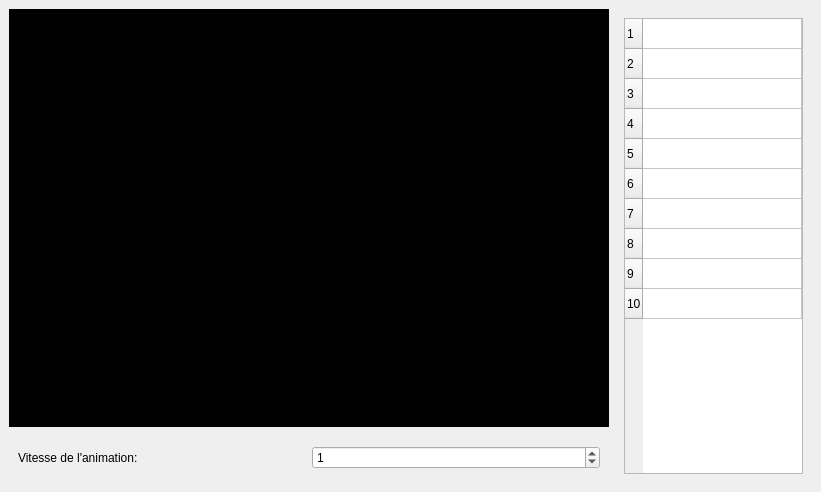
<?xml version="1.0" encoding="UTF-8"?>
<ui version="4.0">
 <class>MainWindow</class>
 <widget class="QMainWindow" name="MainWindow">
  <property name="geometry">
   <rect>
    <x>0</x>
    <y>0</y>
    <width>821</width>
    <height>492</height>
   </rect>
  </property>
  <property name="windowTitle">
   <string>MainWindow</string>
  </property>
  <widget class="QWidget" name="centralwidget">
   <layout class="QGridLayout" name="gridLayout">
    <item row="0" column="0" rowspan="2">
     <widget class="WidgetAnimation" name="sfw_animation" native="true">
      <property name="enabled">
       <bool>true</bool>
      </property>
      <property name="minimumSize">
       <size>
        <width>600</width>
        <height>400</height>
       </size>
      </property>
      <property name="styleSheet">
       <string notr="true">background-color: rgb(0, 0, 0);</string>
      </property>
     </widget>
    </item>
    <item row="2" column="0">
     <widget class="QWidget" name="widget" native="true">
      <property name="maximumSize">
       <size>
        <width>16777215</width>
        <height>50</height>
       </size>
      </property>
      <layout class="QGridLayout" name="gridLayout_2">
       <item row="0" column="1">
        <widget class="QSpinBox" name="spinBox_animSpeed">
         <property name="value">
          <number>1</number>
         </property>
        </widget>
       </item>
       <item row="0" column="0">
        <widget class="QLabel" name="label">
         <property name="text">
          <string>Vitesse de l'animation:</string>
         </property>
        </widget>
       </item>
      </layout>
     </widget>
    </item>
    <item row="0" column="1" rowspan="3">
     <widget class="QWidget" name="widget_2" native="true">
      <layout class="QGridLayout" name="gridLayout_3">
       <item row="0" column="0">
        <widget class="QSizedTableWidget" name="tableWidget">
         <property name="alternatingRowColors">
          <bool>false</bool>
         </property>
         <property name="showGrid">
          <bool>true</bool>
         </property>
         <property name="sortingEnabled">
          <bool>true</bool>
         </property>
         <property name="rowCount">
          <number>10</number>
         </property>
         <property name="columnCount">
          <number>1</number>
         </property>
         <attribute name="horizontalHeaderVisible">
          <bool>false</bool>
         </attribute>
         <attribute name="horizontalHeaderHighlightSections">
          <bool>false</bool>
         </attribute>
         <attribute name="horizontalHeaderStretchLastSection">
          <bool>true</bool>
         </attribute>
         <attribute name="verticalHeaderVisible">
          <bool>true</bool>
         </attribute>
         <attribute name="verticalHeaderStretchLastSection">
          <bool>false</bool>
         </attribute>
         <row/>
         <row/>
         <row/>
         <row/>
         <row/>
         <row/>
         <row/>
         <row/>
         <row/>
         <row/>
         <column/>
        </widget>
       </item>
      </layout>
     </widget>
    </item>
   </layout>
  </widget>
  <widget class="QMenuBar" name="menubar">
   <property name="geometry">
    <rect>
     <x>0</x>
     <y>0</y>
     <width>821</width>
     <height>20</height>
    </rect>
   </property>
  </widget>
 </widget>
 <customwidgets>
  <customwidget>
   <class>WidgetAnimation</class>
   <extends>QWidget</extends>
   <header>gui/WidgetAnimation.hpp</header>
   <container>1</container>
  </customwidget>
  <customwidget>
   <class>QSizedTableWidget</class>
   <extends>QTableWidget</extends>
   <header>gui/QSizedTableWidget.hpp</header>
  </customwidget>
 </customwidgets>
 <resources/>
 <connections/>
</ui>
